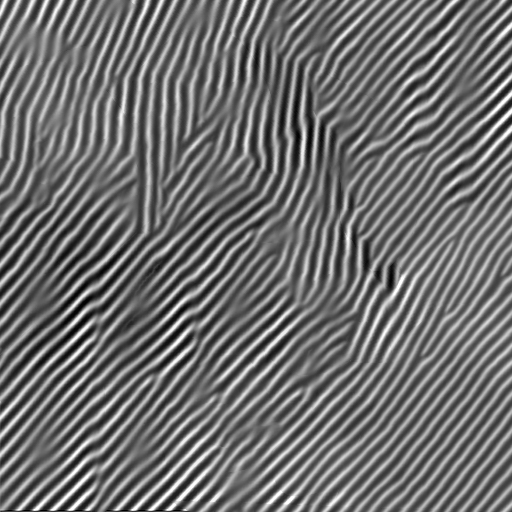
#> input picture sample_clean.png, 512 x 512 px
$ python splice.py
#> lines starting #> are read from the running program, lines starting #| are printed output that depends on the picture
#=======================================================
#  Author: Ryan Godbey
#  Description: Creates arrays from test image.
#  Updated: 05/29/20
#=======================================================

from matplotlib import pyplot as plt
import numpy as np
import os
from PIL import Image

#Constants and arrays needed for storing values
subSize = 32
x_i, x_f = 0, subSize
y_i, y_f = 0, subSize
normPred=[]
minarr=[]
maxarr=[]
pred=[]

#Normalization function applied to each individual splice to normalize tilt
#or gradient of data
def normalize(arr, out_range=(-1, 1)):
    domain = np.min(arr), np.max(arr)
    y = (arr - (domain[1] + domain[0]) / 2) / (domain[1] - domain[0])
    return np.min(arr), np.max(arr), y * (out_range[1] - out_range[0]) \
           + (out_range[1] + out_range[0]) / 2

#Import image and convert to grayscale
Data = np.array(Image.open('sample_clean.png').convert('L'), int)

#Plot normalized data
plt.imshow(Data, cmap='gray')
plt.title('Original Data')
plt.colorbar()
plt.show()
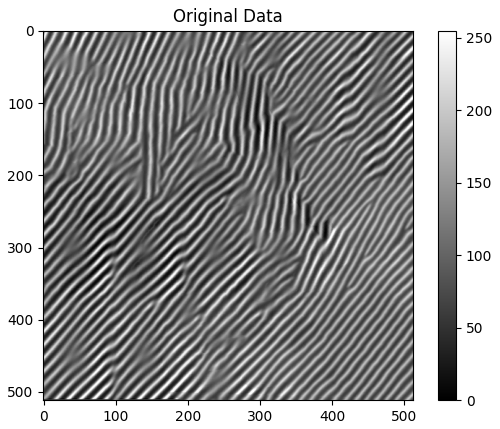
#> figure drawn by matplotlib, 2 panels

#Set upper bounds for the while loop
h, w = Data.shape
#> h = 512; w = 512

while y_f <= h:
    while x_f <= w:
#> (the run stopped early here; a loop or call above may not have finished)
